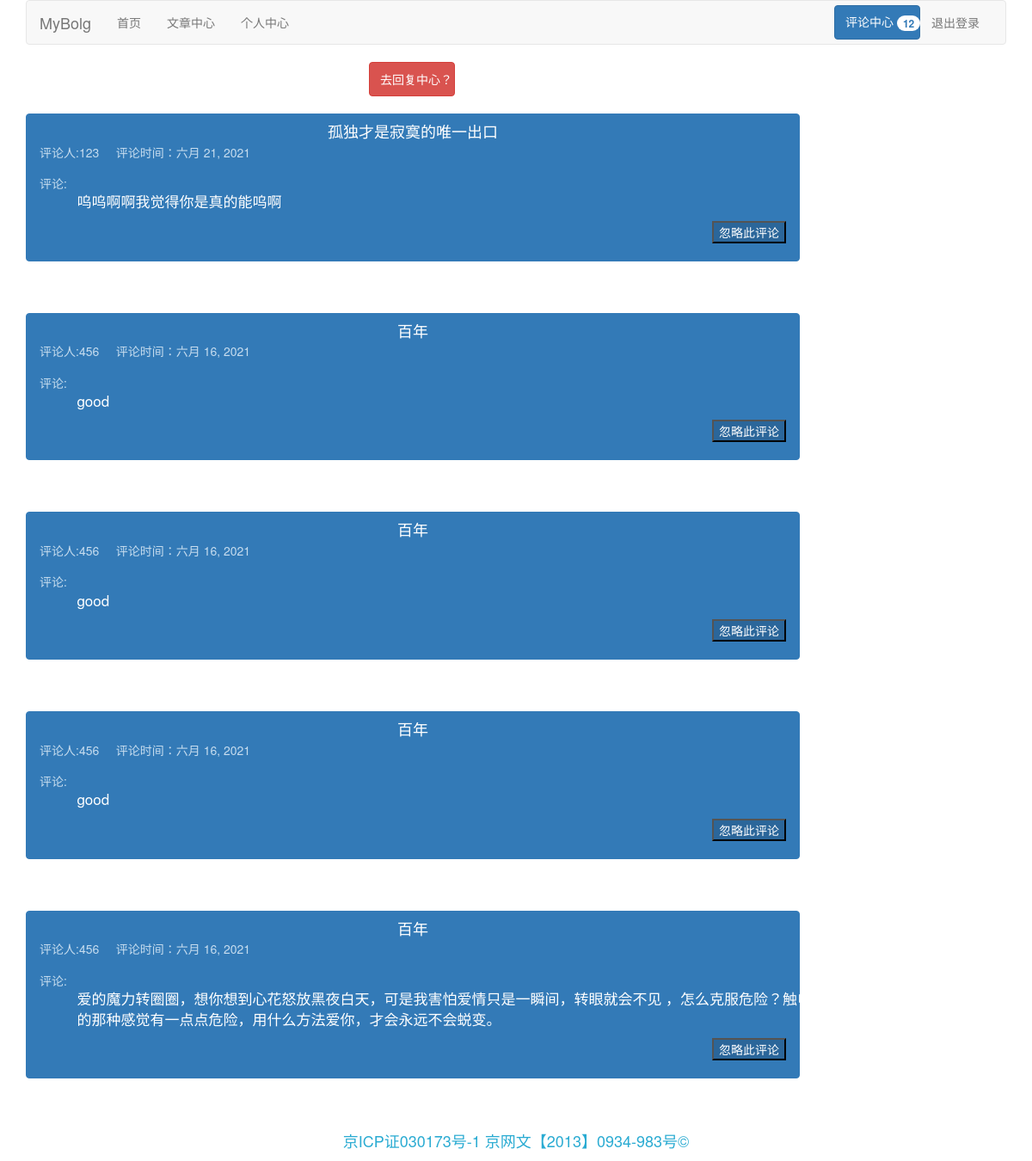
The app's page /comment_center/ (signed in) with its own data.
### blog/models.py (models this page shows, shortened)
class Comment(models.Model):
    content = models.TextField('内容')
    created = models.DateField('时间', auto_now=True)
    article = models.ForeignKey(Article, on_delete=models.CASCADE, verbose_name='文章')
    name = models.ForeignKey(UserProfile, on_delete=models.SET_NULL, null=True, blank=True, verbose_name='评论人')
    undiscuss = models.BooleanField('未处理评论', default=True)
    class Meta:
        verbose_name_plural = verbose_name = '评论'

class Article(models.Model):
    author = models.ForeignKey(UserProfile, on_delete=models.DO_NOTHING, verbose_name='作者')
    title = models.CharField('标题', max_length=50)
    content = models.TextField('内容') # '<html><body><h1>标题一</h1></body></html>'
    pub_time = models.DateTimeField('创建日期', auto_now=True)
    category = models.ForeignKey(Category, on_delete=models.SET_NULL, verbose_name='类别', null=True, blank=True)
    tag = models.ManyToManyField(Tag, verbose_name='标签')
    visitor = models.IntegerField('访问量', default=0)
    discuss = models.BooleanField('是否允许别人评论', default=True)
    display = models.BooleanField('是否展示自己的文章', default=True)
    class Meta:
        verbose_name_plural = verbose_name = '文章'
    def __str__(self):
        return self.title

class UserProfile(AbstractUser):
    gender = (
        ('male', "男"),
        ('female', "女")
    )
    username = models.CharField(max_length=45, unique=True)
    password = models.CharField(max_length=45)
    email = models.EmailField(unique=True)
    sex = models.CharField(max_length=32, choices=gender, default="male")
    create_time = models.DateTimeField(auto_now_add=True)
    hobby = models.TextField()
    def __str__(self):
        return self.username
    class Meta:
        verbose_name_plural=verbose_name = '用户信息'

### blog/views.py (the view)
# urls.py: path('comment_center/', views.comment_center),
def comment_center(request):
    if not request.user.is_authenticated:
        return redirect('/login/')
    user = request.user
    article = models.Article.objects.filter(author=user).all()
    list1 = []
    for i in article:
        comment = models.Comment.objects.filter(undiscuss=True, article=i).all().order_by('-created')
        for a in comment:
            list1.append(a)
    if request.method == 'POST':
        comment_id = request.POST.get("comment_id")
        models.Comment.objects.filter(id=comment_id).update(undiscuss=False)
    return render(request, 'comment_center.html/', {'list1': list1, 'count': census(request)})

### blog/views.py (called while the page is built)
def census(request):
    user = request.user
    article = models.Article.objects.filter(author=user).all()
    chen = 0
    dan = 0
    for i in article:
        comment = models.Comment.objects.filter(undiscuss=True, article=i).all()
        a = len(comment)
        chen = chen+a
        for c in comment:
            b = len(models.CommentReply.objects.filter(unreply=True, comment=c).all())
            dan = dan+b
    count1 = chen+dan
    return count1

### blog/templates/comment_center.html (shortened to what this page needs)
{% extends "base.html" %}
{% block content %}
    <button style="position: relative; right: -35%;  width: 100px;height: 40px;" class="btn btn-danger"  type="button" onclick="window.location.href='/reply_center/'">去回复中心？</button><br><br>
    {% for i in list1 %}
        <div class="list-group" style="width: 900px;">
            <a href="/detail_article/?article_id={{ i.article.id }}" class="list-group-item active">
            <h4 class="list-group-item-heading" style="text-align: center">{{ i.article }}</h4>
            <p class="list-group-item-text">评论人:{{ i.name }}&nbsp;&nbsp;&nbsp;&nbsp;&nbsp;评论时间：{{ i.created }}<br><br>
                评论:<p style="font-size:17px;position: relative;left: 5%;">{{ i.content }}</p>
                <form method="post">
                    <div style="text-align: right">
                        <button style="background-color: #2b669a" type="submit">忽略此评论</button>
                    </div>
                </form>
                </p>
            </a>
        </div>
        <br><br>
    {% endfor %}
{% endblock %}

### records on screen
Comment: article "孤独才是寂寞的唯一出口", name "123", created "六月 21, 2021", content "呜呜啊啊我觉得你是真的能呜啊"
Comment: article "百年", name "456", created "六月 16, 2021", content "good"
Comment: article "百年", name "456", created "六月 16, 2021", content "good"
Comment: article "百年", name "456", created "六月 16, 2021", content "good"
Comment: article "百年", name "456", created "六月 16, 2021", content "爱的魔力转圈圈，想你想到心花怒放黑夜白天，可是我害怕爱情只是一瞬间，转眼就会不见 ，怎么克服危险？触电的那种感觉有一点点危险，用什么方法爱你，才会永远不会蜕变。"

### other values on screen
{{ count }} "12"
